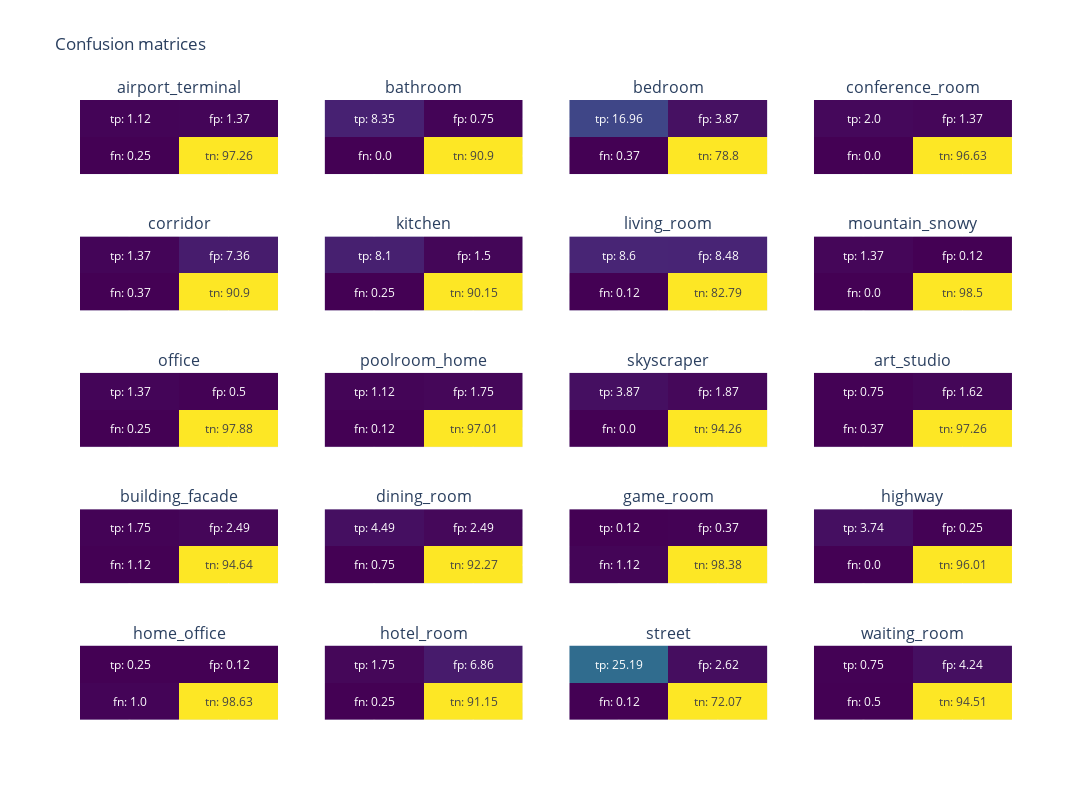

Notebook source saved alongside this figure:
### Code cell
# visualizes the confusion matrices
fig = make_subplots(cols=4, rows=5, subplot_titles=list(LABEL_IDXS.keys()))
accuracies = []
for jdx in range(Y_val.shape[1]):
    y_val = Y_val[:, jdx].ravel()
    y_hat_val = (Y_hat_val[:, jdx].ravel() > threshs[jdx]).astype(float)
    tn, fp, fn, tp = confusion_matrix(y_val, y_hat_val).ravel()
    accuracies.append((tn+fn)/ttl)
    mat = np.array([[fn, tn], [tp, fp]])
    ttl = np.sum(mat)
    col = jdx % 4+1
    row = jdx // 4+1
    fig.add_trace(
        go.Heatmap(
            z=mat, text=[[f"fn: {np.around(fn/ttl*100,2)}", f"tn: {np.around(tn/ttl*100,2)}"], [f"tp: {np.around(tp/ttl*100,2)}", f"fp: {np.around(fp/ttl*100,2)}"]],
            texttemplate="%{text}", colorscale='Viridis', name=list(LABEL_IDXS.keys())[jdx],
            hovertemplate=list(LABEL_IDXS.keys())[jdx],
            showscale=False
        ),
        col=col, row=row,
    )

    fig.update_yaxes(showticklabels=False, row=row, col=col)
    fig.update_xaxes(showticklabels=False, row=row, col=col)

lbl = '10'
print(accuracies)
print(LABEL_IDXS.keys())
df[f"{lbl}"] = accuracies
df[f"{lbl}-keys"] = LABEL_IDXS.keys()


fig.update_layout(
    width=1200, height=800, title="Confusion matrices",
)
fig.show()

### Figure 1 — Plotly figure (JSON) as saved in the notebook; plotly's stock layout.template omitted (floating-point values rounded to 4 significant figures)
{"data": [{"colorscale": [[0, "#440154"], [0.1111, "#482878"], [0.2222, "#3e4989"], [0.3333, "#31688e"], [0.4444, "#26828e"], [0.5556, "#1f9e89"], [0.6667, "#35b779"], [0.7778, "#6ece58"], [0.8889, "#b5de2b"], [1, "#fde725"]], "hovertemplate": "airport_terminal", "name": "airport_terminal", "showscale": false, "text": [["fn: 0.25", "tn: 97.26"], ["tp: 1.12", "fp: 1.37"]], "texttemplate": "%{text}", "type": "heatmap", "xaxis": "x", "yaxis": "y", "z": [[2, 780], [9, 11]]}, {"colorscale": [[0, "#440154"], [0.1111, "#482878"], [0.2222, "#3e4989"], [0.3333, "#31688e"], [0.4444, "#26828e"], [0.5556, "#1f9e89"], [0.6667, "#35b779"], [0.7778, "#6ece58"], [0.8889, "#b5de2b"], [1, "#fde725"]], "hovertemplate": "bathroom", "name": "bathroom", "showscale": false, "text": [["fn: 0.0", "tn: 90.9"], ["tp: 8.35", "fp: 0.75"]], "texttemplate": "%{text}", "type": "heatmap", "xaxis": "x2", "yaxis": "y2", "z": [[0, 729], [67, 6]]}, {"colorscale": [[0, "#440154"], [0.1111, "#482878"], [0.2222, "#3e4989"], [0.3333, "#31688e"], [0.4444, "#26828e"], [0.5556, "#1f9e89"], [0.6667, "#35b779"], [0.7778, "#6ece58"], [0.8889, "#b5de2b"], [1, "#fde725"]], "hovertemplate": "bedroom", "name": "bedroom", "showscale": false, "text": [["fn: 0.37", "tn: 78.8"], ["tp: 16.96", "fp: 3.87"]], "texttemplate": "%{text}", "type": "heatmap", "xaxis": "x3", "yaxis": "y3", "z": [[3, 632], [136, 31]]}, {"colorscale": [[0, "#440154"], [0.1111, "#482878"], [0.2222, "#3e4989"], [0.3333, "#31688e"], [0.4444, "#26828e"], [0.5556, "#1f9e89"], [0.6667, "#35b779"], [0.7778, "#6ece58"], [0.8889, "#b5de2b"], [1, "#fde725"]], "hovertemplate": "conference_room", "name": "conference_room", "showscale": false, "text": [["fn: 0.0", "tn: 96.63"], ["tp: 2.0", "fp: 1.37"]], "texttemplate": "%{text}", "type": "heatmap", "xaxis": "x4", "yaxis": "y4", "z": [[0, 775], [16, 11]]}, {"colorscale": [[0, "#440154"], [0.1111, "#482878"], [0.2222, "#3e4989"], [0.3333, "#31688e"], [0.4444, "#26828e"], [0.5556, "#1f9e89"], [0.6667, "#35b779"], [0.7778, "#6ece58"], [0.8889, "#b5de2b"], [1, "#fde725"]], "hovertemplate": "corridor", "name": "corridor", "showscale": false, "text": [["fn: 0.37", "tn: 90.9"], ["tp: 1.37", "fp: 7.36"]], "texttemplate": "%{text}", "type": "heatmap", "xaxis": "x5", "yaxis": "y5", "z": [[3, 729], [11, 59]]}, {"colorscale": [[0, "#440154"], [0.1111, "#482878"], [0.2222, "#3e4989"], [0.3333, "#31688e"], [0.4444, "#26828e"], [0.5556, "#1f9e89"], [0.6667, "#35b779"], [0.7778, "#6ece58"], [0.8889, "#b5de2b"], [1, "#fde725"]], "hovertemplate": "kitchen", "name": "kitchen", "showscale": false, "text": [["fn: 0.25", "tn: 90.15"], ["tp: 8.1", "fp: 1.5"]], "texttemplate": "%{text}", "type": "heatmap", "xaxis": "x6", "yaxis": "y6", "z": [[2, 723], [65, 12]]}, {"colorscale": [[0, "#440154"], [0.1111, "#482878"], [0.2222, "#3e4989"], [0.3333, "#31688e"], [0.4444, "#26828e"], [0.5556, "#1f9e89"], [0.6667, "#35b779"], [0.7778, "#6ece58"], [0.8889, "#b5de2b"], [1, "#fde725"]], "hovertemplate": "living_room", "name": "living_room", "showscale": false, "text": [["fn: 0.12", "tn: 82.79"], ["tp: 8.6", "fp: 8.48"]], "texttemplate": "%{text}", "type": "heatmap", "xaxis": "x7", "yaxis": "y7", "z": [[1, 664], [69, 68]]}, {"colorscale": [[0, "#440154"], [0.1111, "#482878"], [0.2222, "#3e4989"], [0.3333, "#31688e"], [0.4444, "#26828e"], [0.5556, "#1f9e89"], [0.6667, "#35b779"], [0.7778, "#6ece58"], [0.8889, "#b5de2b"], [1, "#fde725"]], "hovertemplate": "mountain_snowy", "name": "mountain_snowy", "showscale": false, "text": [["fn: 0.0", "tn: 98.5"], ["tp: 1.37", "fp: 0.12"]], "texttemplate": "%{text}", "type": "heatmap", "xaxis": "x8", "yaxis": "y8", "z": [[0, 790], [11, 1]]}, {"colorscale": [[0, "#440154"], [0.1111, "#482878"], [0.2222, "#3e4989"], [0.3333, "#31688e"], [0.4444, "#26828e"], [0.5556, "#1f9e89"], [0.6667, "#35b779"], [0.7778, "#6ece58"], [0.8889, "#b5de2b"], [1, "#fde725"]], "hovertemplate": "office", "name": "office", "showscale": false, "text": [["fn: 0.25", "tn: 97.88"], ["tp: 1.37", "fp: 0.5"]], "texttemplate": "%{text}", "type": "heatmap", "xaxis": "x9", "yaxis": "y9", "z": [[2, 785], [11, 4]]}, {"colorscale": [[0, "#440154"], [0.1111, "#482878"], [0.2222, "#3e4989"], [0.3333, "#31688e"], [0.4444, "#26828e"], [0.5556, "#1f9e89"], [0.6667, "#35b779"], [0.7778, "#6ece58"], [0.8889, "#b5de2b"], [1, "#fde725"]], "hovertemplate": "poolroom_home", "name": "poolroom_home", "showscale": false, "text": [["fn: 0.12", "tn: 97.01"], ["tp: 1.12", "fp: 1.75"]], "texttemplate": "%{text}", "type": "heatmap", "xaxis": "x10", "yaxis": "y10", "z": [[1, 778], [9, 14]]}, {"colorscale": [[0, "#440154"], [0.1111, "#482878"], [0.2222, "#3e4989"], [0.3333, "#31688e"], [0.4444, "#26828e"], [0.5556, "#1f9e89"], [0.6667, "#35b779"], [0.7778, "#6ece58"], [0.8889, "#b5de2b"], [1, "#fde725"]], "hovertemplate": "skyscraper", "name": "skyscraper", "showscale": false, "text": [["fn: 0.0", "tn: 94.26"], ["tp: 3.87", "fp: 1.87"]], "texttemplate": "%{text}", "type": "heatmap", "xaxis": "x11", "yaxis": "y11", "z": [[0, 756], [31, 15]]}, {"colorscale": [[0, "#440154"], [0.1111, "#482878"], [0.2222, "#3e4989"], [0.3333, "#31688e"], [0.4444, "#26828e"], [0.5556, "#1f9e89"], [0.6667, "#35b779"], [0.7778, "#6ece58"], [0.8889, "#b5de2b"], [1, "#fde725"]], "hovertemplate": "art_studio", "name": "art_studio", "showscale": false, "text": [["fn: 0.37", "tn: 97.26"], ["tp: 0.75", "fp: 1.62"]], "texttemplate": "%{text}", "type": "heatmap", "xaxis": "x12", "yaxis": "y12", "z": [[3, 780], [6, 13]]}, {"colorscale": [[0, "#440154"], [0.1111, "#482878"], [0.2222, "#3e4989"], [0.3333, "#31688e"], [0.4444, "#26828e"], [0.5556, "#1f9e89"], [0.6667, "#35b779"], [0.7778, "#6ece58"], [0.8889, "#b5de2b"], [1, "#fde725"]], "hovertemplate": "building_facade", "name": "building_facade", "showscale": false, "text": [["fn: 1.12", "tn: 94.64"], ["tp: 1.75", "fp: 2.49"]], "texttemplate": "%{text}", "type": "heatmap", "xaxis": "x13", "yaxis": "y13", "z": [[9, 759], [14, 20]]}, {"colorscale": [[0, "#440154"], [0.1111, "#482878"], [0.2222, "#3e4989"], [0.3333, "#31688e"], [0.4444, "#26828e"], [0.5556, "#1f9e89"], [0.6667, "#35b779"], [0.7778, "#6ece58"], [0.8889, "#b5de2b"], [1, "#fde725"]], "hovertemplate": "dining_room", "name": "dining_room", "showscale": false, "text": [["fn: 0.75", "tn: 92.27"], ["tp: 4.49", "fp: 2.49"]], "texttemplate": "%{text}", "type": "heatmap", "xaxis": "x14", "yaxis": "y14", "z": [[6, 740], [36, 20]]}, {"colorscale": [[0, "#440154"], [0.1111, "#482878"], [0.2222, "#3e4989"], [0.3333, "#31688e"], [0.4444, "#26828e"], [0.5556, "#1f9e89"], [0.6667, "#35b779"], [0.7778, "#6ece58"], [0.8889, "#b5de2b"], [1, "#fde725"]], "hovertemplate": "game_room", "name": "game_room", "showscale": false, "text": [["fn: 1.12", "tn: 98.38"], ["tp: 0.12", "fp: 0.37"]], "texttemplate": "%{text}", "type": "heatmap", "xaxis": "x15", "yaxis": "y15", "z": [[9, 789], [1, 3]]}, {"colorscale": [[0, "#440154"], [0.1111, "#482878"], [0.2222, "#3e4989"], [0.3333, "#31688e"], [0.4444, "#26828e"], [0.5556, "#1f9e89"], [0.6667, "#35b779"], [0.7778, "#6ece58"], [0.8889, "#b5de2b"], [1, "#fde725"]], "hovertemplate": "highway", "name": "highway", "showscale": false, "text": [["fn: 0.0", "tn: 96.01"], ["tp: 3.74", "fp: 0.25"]], "texttemplate": "%{text}", "type": "heatmap", "xaxis": "x16", "yaxis": "y16", "z": [[0, 770], [30, 2]]}, {"colorscale": [[0, "#440154"], [0.1111, "#482878"], [0.2222, "#3e4989"], [0.3333, "#31688e"], [0.4444, "#26828e"], [0.5556, "#1f9e89"], [0.6667, "#35b779"], [0.7778, "#6ece58"], [0.8889, "#b5de2b"], [1, "#fde725"]], "hovertemplate": "home_office", "name": "home_office", "showscale": false, "text": [["fn: 1.0", "tn: 98.63"], ["tp: 0.25", "fp: 0.12"]], "texttemplate": "%{text}", "type": "heatmap", "xaxis": "x17", "yaxis": "y17", "z": [[8, 791], [2, 1]]}, {"colorscale": [[0, "#440154"], [0.1111, "#482878"], [0.2222, "#3e4989"], [0.3333, "#31688e"], [0.4444, "#26828e"], [0.5556, "#1f9e89"], [0.6667, "#35b779"], [0.7778, "#6ece58"], [0.8889, "#b5de2b"], [1, "#fde725"]], "hovertemplate": "hotel_room", "name": "hotel_room", "showscale": false, "text": [["fn: 0.25", "tn: 91.15"], ["tp: 1.75", "fp: 6.86"]], "texttemplate": "%{text}", "type": "heatmap", "xaxis": "x18", "yaxis": "y18", "z": [[2, 731], [14, 55]]}, {"colorscale": [[0, "#440154"], [0.1111, "#482878"], [0.2222, "#3e4989"], [0.3333, "#31688e"], [0.4444, "#26828e"], [0.5556, "#1f9e89"], [0.6667, "#35b779"], [0.7778, "#6ece58"], [0.8889, "#b5de2b"], [1, "#fde725"]], "hovertemplate": "street", "name": "street", "showscale": false, "text": [["fn: 0.12", "tn: 72.07"], ["tp: 25.19", "fp: 2.62"]], "texttemplate": "%{text}", "type": "heatmap", "xaxis": "x19", "yaxis": "y19", "z": [[1, 578], [202, 21]]}, {"colorscale": [[0, "#440154"], [0.1111, "#482878"], [0.2222, "#3e4989"], [0.3333, "#31688e"], [0.4444, "#26828e"], [0.5556, "#1f9e89"], [0.6667, "#35b779"], [0.7778, "#6ece58"], [0.8889, "#b5de2b"], [1, "#fde725"]], "hovertemplate": "waiting_room", "name": "waiting_room", "showscale": false, "text": [["fn: 0.5", "tn: 94.51"], ["tp: 0.75", "fp: 4.24"]], "texttemplate": "%{text}", "type": "heatmap", "xaxis": "x20", "yaxis": "y20", "z": [[4, 758], [6, 34]]}], "layout": {"annotations": [{"font": {"size": 16}, "showarrow": false, "text": "airport_terminal", "x": 0.1062, "xanchor": "center", "xref": "paper", "y": 1, "yanchor": "bottom", "yref": "paper"}, {"font": {"size": 16}, "showarrow": false, "text": "bathroom", "x": 0.3688, "xanchor": "center", "xref": "paper", "y": 1, "yanchor": "bottom", "yref": "paper"}, {"font": {"size": 16}, "showarrow": false, "text": "bedroom", "x": 0.6313, "xanchor": "center", "xref": "paper", "y": 1, "yanchor": "bottom", "yref": "paper"}, {"font": {"size": 16}, "showarrow": false, "text": "conference_room", "x": 0.8938, "xanchor": "center", "xref": "paper", "y": 1, "yanchor": "bottom", "yref": "paper"}, {"font": {"size": 16}, "showarrow": false, "text": "corridor", "x": 0.1062, "xanchor": "center", "xref": "paper", "y": 0.78, "yanchor": "bottom", "yref": "paper"}, {"font": {"size": 16}, "showarrow": false, "text": "kitchen", "x": 0.3688, "xanchor": "center", "xref": "paper", "y": 0.78, "yanchor": "bottom", "yref": "paper"}, {"font": {"size": 16}, "showarrow": false, "text": "living_room", "x": 0.6313, "xanchor": "center", "xref": "paper", "y": 0.78, "yanchor": "bottom", "yref": "paper"}, {"font": {"size": 16}, "showarrow": false, "text": "mountain_snowy", "x": 0.8938, "xanchor": "center", "xref": "paper", "y": 0.78, "yanchor": "bottom", "yref": "paper"}, {"font": {"size": 16}, "showarrow": false, "text": "office", "x": 0.1062, "xanchor": "center", "xref": "paper", "y": 0.56, "yanchor": "bottom", "yref": "paper"}, {"font": {"size": 16}, "showarrow": false, "text": "poolroom_home", "x": 0.3688, "xanchor": "center", "xref": "paper", "y": 0.56, "yanchor": "bottom", "yref": "paper"}, {"font": {"size": 16}, "showarrow": false, "text": "skyscraper", "x": 0.6313, "xanchor": "center", "xref": "paper", "y": 0.56, "yanchor": "bottom", "yref": "paper"}, {"font": {"size": 16}, "showarrow": false, "text": "art_studio", "x": 0.8938, "xanchor": "center", "xref": "paper", "y": 0.56, "yanchor": "bottom", "yref": "paper"}, {"font": {"size": 16}, "showarrow": false, "text": "building_facade", "x": 0.1062, "xanchor": "center", "xref": "paper", "y": 0.34, "yanchor": "bottom", "yref": "paper"}, {"font": {"size": 16}, "showarrow": false, "text": "dining_room", "x": 0.3688, "xanchor": "center", "xref": "paper", "y": 0.34, "yanchor": "bottom", "yref": "paper"}, {"font": {"size": 16}, "showarrow": false, "text": "game_room", "x": 0.6313, "xanchor": "center", "xref": "paper", "y": 0.34, "yanchor": "bottom", "yref": "paper"}, {"font": {"size": 16}, "showarrow": false, "text": "highway", "x": 0.8938, "xanchor": "center", "xref": "paper", "y": 0.34, "yanchor": "bottom", "yref": "paper"}, {"font": {"size": 16}, "showarrow": false, "text": "home_office", "x": 0.1062, "xanchor": "center", "xref": "paper", "y": 0.12, "yanchor": "bottom", "yref": "paper"}, {"font": {"size": 16}, "showarrow": false, "text": "hotel_room", "x": 0.3688, "xanchor": "center", "xref": "paper", "y": 0.12, "yanchor": "bottom", "yref": "paper"}, {"font": {"size": 16}, "showarrow": false, "text": "street", "x": 0.6313, "xanchor": "center", "xref": "paper", "y": 0.12, "yanchor": "bottom", "yref": "paper"}, {"font": {"size": 16}, "showarrow": false, "text": "waiting_room", "x": 0.8938, "xanchor": "center", "xref": "paper", "y": 0.12, "yanchor": "bottom", "yref": "paper"}], "height": 800, "title": {"text": "Confusion matrices"}, "width": 1200, "xaxis": {"anchor": "y", "autorange": true, "domain": [0, 0.2125], "range": [-0.5, 1.5], "showticklabels": false}, "xaxis10": {"anchor": "y10", "autorange": true, "domain": [0.2625, 0.475], "range": [-0.5, 1.5], "showticklabels": false}, "xaxis11": {"anchor": "y11", "autorange": true, "domain": [0.525, 0.7375], "range": [-0.5, 1.5], "showticklabels": false}, "xaxis12": {"anchor": "y12", "autorange": true, "domain": [0.7875, 1], "range": [-0.5, 1.5], "showticklabels": false}, "xaxis13": {"anchor": "y13", "autorange": true, "domain": [0, 0.2125], "range": [-0.5, 1.5], "showticklabels": false}, "xaxis14": {"anchor": "y14", "autorange": true, "domain": [0.2625, 0.475], "range": [-0.5, 1.5], "showticklabels": false}, "xaxis15": {"anchor": "y15", "autorange": true, "domain": [0.525, 0.7375], "range": [-0.5, 1.5], "showticklabels": false}, "xaxis16": {"anchor": "y16", "autorange": true, "domain": [0.7875, 1], "range": [-0.5, 1.5], "showticklabels": false}, "xaxis17": {"anchor": "y17", "autorange": true, "domain": [0, 0.2125], "range": [-0.5, 1.5], "showticklabels": false}, "xaxis18": {"anchor": "y18", "autorange": true, "domain": [0.2625, 0.475], "range": [-0.5, 1.5], "showticklabels": false}, "xaxis19": {"anchor": "y19", "autorange": true, "domain": [0.525, 0.7375], "range": [-0.5, 1.5], "showticklabels": false}, "xaxis2": {"anchor": "y2", "autorange": true, "domain": [0.2625, 0.475], "range": [-0.5, 1.5], "showticklabels": false}, "xaxis20": {"anchor": "y20", "autorange": true, "domain": [0.7875, 1], "range": [-0.5, 1.5], "showticklabels": false}, "xaxis3": {"anchor": "y3", "autorange": true, "domain": [0.525, 0.7375], "range": [-0.5, 1.5], "showticklabels": false}, "xaxis4": {"anchor": "y4", "autorange": true, "domain": [0.7875, 1], "range": [-0.5, 1.5], "showticklabels": false}, "xaxis5": {"anchor": "y5", "autorange": true, "domain": [0, 0.2125], "range": [-0.5, 1.5], "showticklabels": false}, "xaxis6": {"anchor": "y6", "autorange": true, "domain": [0.2625, 0.475], "range": [-0.5, 1.5], "showticklabels": false}, "xaxis7": {"anchor": "y7", "autorange": true, "domain": [0.525, 0.7375], "range": [-0.5, 1.5], "showticklabels": false}, "xaxis8": {"anchor": "y8", "autorange": true, "domain": [0.7875, 1], "range": [-0.5, 1.5], "showticklabels": false}, "xaxis9": {"anchor": "y9", "autorange": true, "domain": [0, 0.2125], "range": [-0.5, 1.5], "showticklabels": false}, "yaxis": {"anchor": "x", "autorange": true, "domain": [0.88, 1], "range": [-0.5, 1.5], "showticklabels": false}, "yaxis10": {"anchor": "x10", "autorange": true, "domain": [0.44, 0.56], "range": [-0.5, 1.5], "showticklabels": false}, "yaxis11": {"anchor": "x11", "autorange": true, "domain": [0.44, 0.56], "range": [-0.5, 1.5], "showticklabels": false}, "yaxis12": {"anchor": "x12", "autorange": true, "domain": [0.44, 0.56], "range": [-0.5, 1.5], "showticklabels": false}, "yaxis13": {"anchor": "x13", "autorange": true, "domain": [0.22, 0.34], "range": [-0.5, 1.5], "showticklabels": false}, "yaxis14": {"anchor": "x14", "autorange": true, "domain": [0.22, 0.34], "range": [-0.5, 1.5], "showticklabels": false}, "yaxis15": {"anchor": "x15", "autorange": true, "domain": [0.22, 0.34], "range": [-0.5, 1.5], "showticklabels": false}, "yaxis16": {"anchor": "x16", "autorange": true, "domain": [0.22, 0.34], "range": [-0.5, 1.5], "showticklabels": false}, "yaxis17": {"anchor": "x17", "autorange": true, "domain": [0, 0.12], "range": [-0.5, 1.5], "showticklabels": false}, "yaxis18": {"anchor": "x18", "autorange": true, "domain": [0, 0.12], "range": [-0.5, 1.5], "showticklabels": false}, "yaxis19": {"anchor": "x19", "autorange": true, "domain": [0, 0.12], "range": [-0.5, 1.5], "showticklabels": false}, "yaxis2": {"anchor": "x2", "autorange": true, "domain": [0.88, 1], "range": [-0.5, 1.5], "showticklabels": false}, "yaxis20": {"anchor": "x20", "autorange": true, "domain": [0, 0.12], "range": [-0.5, 1.5], "showticklabels": false}, "yaxis3": {"anchor": "x3", "autorange": true, "domain": [0.88, 1], "range": [-0.5, 1.5], "showticklabels": false}, "yaxis4": {"anchor": "x4", "autorange": true, "domain": [0.88, 1], "range": [-0.5, 1.5], "showticklabels": false}, "yaxis5": {"anchor": "x5", "autorange": true, "domain": [0.66, 0.78], "range": [-0.5, 1.5], "showticklabels": false}, "yaxis6": {"anchor": "x6", "autorange": true, "domain": [0.66, 0.78], "range": [-0.5, 1.5], "showticklabels": false}, "yaxis7": {"anchor": "x7", "autorange": true, "domain": [0.66, 0.78], "range": [-0.5, 1.5], "showticklabels": false}, "yaxis8": {"anchor": "x8", "autorange": true, "domain": [0.66, 0.78], "range": [-0.5, 1.5], "showticklabels": false}, "yaxis9": {"anchor": "x9", "autorange": true, "domain": [0.44, 0.56], "range": [-0.5, 1.5], "showticklabels": false}}}
